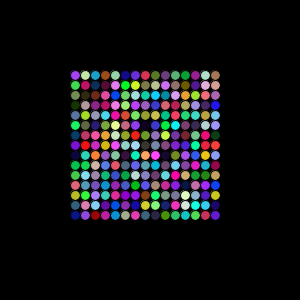
Frame 1 (no input)
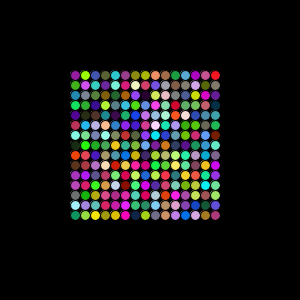
Frame 60 (the mouse pressed at the canvas centre just before this capture)
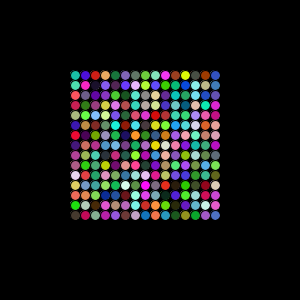
Frame 120 (the mouse held since frame 60 and released just before this capture)

The Processing sketch that drew these frames (run headless with seeded random() and noise(); from frame 60 on, the mouse is pressed at the canvas centre):

// Processing sketch: processing_33257
// ── processing_33257.pde

// Modern Sound, disgusting tribute to Ancient Sounds of Paul Klee

int line_distance=10;
  int line_space=10;


void setup () {
  size(300,300);
//  noLoop();
  frameRate (10);
  background(0);
}

void draw () {
 // fill(random(256),random(256),random(256));
  
 /* for (int i=0;i<120; i++) {
    fill(random(256),random(256),random(256));
      ellipse(random(width),random(height),25,25);
      ellipse(i+i*10,height-5*i,20,20);
     
  }
 */ 
  for(int line_distance=10;line_distance<height;line_distance=line_distance+10) {
      line(0,line_distance,width,line_distance);
      line(line_distance*2,0,width,height);
      line(0,0,line_distance*2,height);
      line(5,0,width-5,height);
  }
  
  for(int p=0;p<15;p=p+1) {
  for(int i=0;i<15;i=i+1) {
    fill(random(256),random(256),random(256));
    ellipse (150-75+p*10,150-75+(i*10),10,10);
  }}
   
  //   for (int i=0;i<15; i++) {
    //  ellipse(random(width),random(height),30,30);
   // }
      
      
      
//  if (line_distance<height) {
    
//    line_distance=line_distance+line_space;
  }
                                
